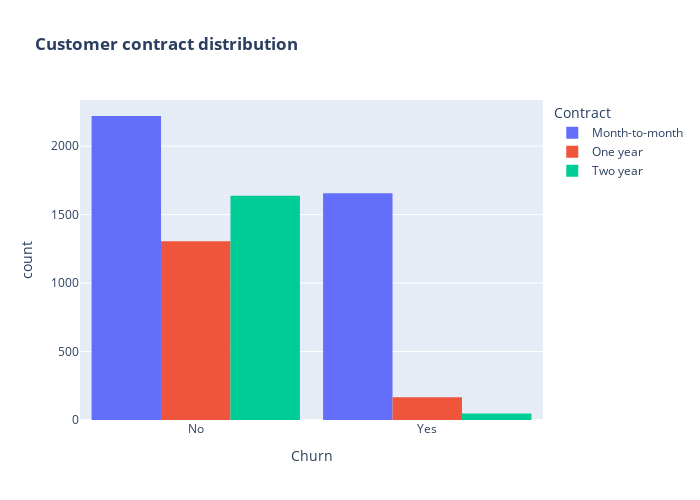

Notebook source saved alongside this figure:
### Code cell
fig = px.histogram(df, x="Churn", color="Contract", barmode="group", title="<b>Customer contract distribution<b>")
fig.update_layout(width=700, height=500, bargap=0.1)
fig.show()

### Figure 1 — Plotly figure (JSON) as saved in the notebook; plotly's stock layout.template omitted (floating-point values rounded to 4 significant figures; data arrays with more than 128 entries replaced by an {"elided": "..."} marker saying what was removed)
{"data": [{"alignmentgroup": "True", "bingroup": "x", "hovertemplate": "Contract=Month-to-month<br>Churn=%{x}<br>count=%{y}<extra></extra>", "legendgroup": "Month-to-month", "marker": {"color": "#636efa", "pattern": {"shape": ""}}, "name": "Month-to-month", "offsetgroup": "Month-to-month", "orientation": "v", "showlegend": true, "type": "histogram", "x": {"elided": "3875 str values"}, "xaxis": "x", "yaxis": "y"}, {"alignmentgroup": "True", "bingroup": "x", "hovertemplate": "Contract=One year<br>Churn=%{x}<br>count=%{y}<extra></extra>", "legendgroup": "One year", "marker": {"color": "#EF553B", "pattern": {"shape": ""}}, "name": "One year", "offsetgroup": "One year", "orientation": "v", "showlegend": true, "type": "histogram", "x": {"elided": "1472 str values"}, "xaxis": "x", "yaxis": "y"}, {"alignmentgroup": "True", "bingroup": "x", "hovertemplate": "Contract=Two year<br>Churn=%{x}<br>count=%{y}<extra></extra>", "legendgroup": "Two year", "marker": {"color": "#00cc96", "pattern": {"shape": ""}}, "name": "Two year", "offsetgroup": "Two year", "orientation": "v", "showlegend": true, "type": "histogram", "x": {"elided": "1685 str values"}, "xaxis": "x", "yaxis": "y"}], "layout": {"bargap": 0.1, "barmode": "group", "height": 500, "legend": {"title": {"text": "Contract"}, "tracegroupgap": 0}, "title": {"text": "<b>Customer contract distribution<b>"}, "width": 700, "xaxis": {"anchor": "y", "autorange": true, "domain": [0, 1], "range": [-0.5, 1.5], "title": {"text": "Churn"}, "type": "category"}, "yaxis": {"anchor": "x", "autorange": true, "domain": [0, 1], "range": [0, 2337.0], "title": {"text": "count"}}}}
